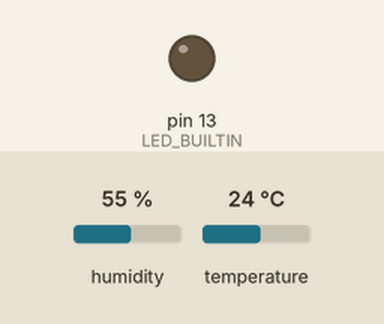
A sketch run on a simulated Arduino Uno, built with avr-gcc and run on an emulated ATmega328P. On the bench: output pins drawn as LEDs (lit = HIGH). The test bench sets the inputs (shaded band); at power-on: humidity 55 %, temperature 24 °C. What the sketch prints to the serial monitor is not drawn.

Above: at 5.0 s.
At 10.5 s:
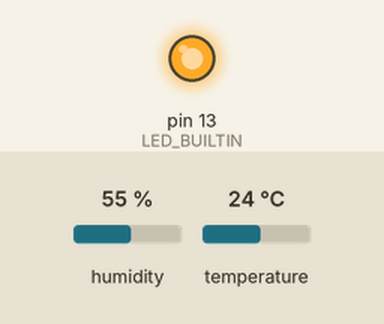
Timing chart, 0 to 14.3 s (numbered marks = the images above):
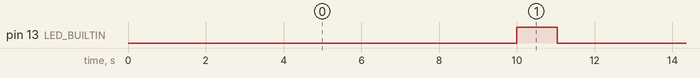

The sketch:

dht11.ino
```cpp
// (licence header left out)
// REQUIRES the following Arduino libraries:
// - DHT Sensor Library: https://github.com/adafruit/DHT-sensor-library
// - Adafruit Unified Sensor Lib: https://github.com/adafruit/Adafruit_Sensor

#include "DHT.h"

#define DHTPIN 2     // Digital pin connected to the DHT sensor

#define DHTTYPE DHT11   // DHT 11
//#define DHTTYPE DHT22   // DHT 22  (AM2302), AM2321
//#define DHTTYPE DHT21   // DHT 21 (AM2301)

// Connect pin 1 (on the left) of the sensor to +5V
// NOTE: If using a board with 3.3V logic like an Arduino Due connect pin 1
// to 3.3V instead of 5V!
// Connect pin 2 of the sensor to whatever your DHTPIN is
// Connect pin 4 (on the right) of the sensor to GROUND
// Connect a 10K resistor from pin 2 (data) to pin 1 (power) of the sensor

// Initialize DHT sensor.
// Note that older versions of this library took an optional third parameter to
// tweak the timings for faster processors.  This parameter is no longer needed
// as the current DHT reading algorithm adjusts itself to work on faster procs.

DHT dht(DHTPIN, DHTTYPE);
int i;

void setup() {

  i = 0;

  pinMode(LED_BUILTIN, OUTPUT);

  Serial.begin(9600);
  Serial.println(F("DHTxx test!"));

  dht.begin();
}

void loop() {
  // Wait a few seconds between measurements.
  digitalWrite(LED_BUILTIN, LOW);

  delay(10000);

  digitalWrite(LED_BUILTIN, HIGH);

  delay(1000);

  // Reading temperature or humidity takes about 250 milliseconds!
  // Sensor readings may also be up to 2 seconds 'old' (its a very slow sensor)
  float h = dht.readHumidity();
  // Read temperature as Celsius (the default)
  float t = dht.readTemperature();
  // Read temperature as Fahrenheit (isFahrenheit = true)
  float f = dht.readTemperature(true);

  // Check if any reads failed and exit early (to try again).
  if (isnan(h) || isnan(t) || isnan(f)) {
    Serial.println(F("Failed to read from DHT sensor!"));
    return;
  }

  // Compute heat index in Fahrenheit (the default)
  float hif = dht.computeHeatIndex(f, h);
  // Compute heat index in Celsius (isFahreheit = false)
  float hic = dht.computeHeatIndex(t, h, false);

  Serial.print(i);
  Serial.print(F(" - Humidity: "));
  Serial.print(h);
  Serial.print(F("%  Temperature: "));
  Serial.print(t);
  Serial.print(F("C "));
  Serial.print(f);
  Serial.print(F("F  Heat index: "));
  Serial.print(hic);
  Serial.print(F("C "));
  Serial.print(hif);
  Serial.println(F("F"));

  i++;
}
```

Measured:
- by itself, pin 13 (LED_BUILTIN): alternates HIGH for 1.0 s and LOW for 10.0 s
